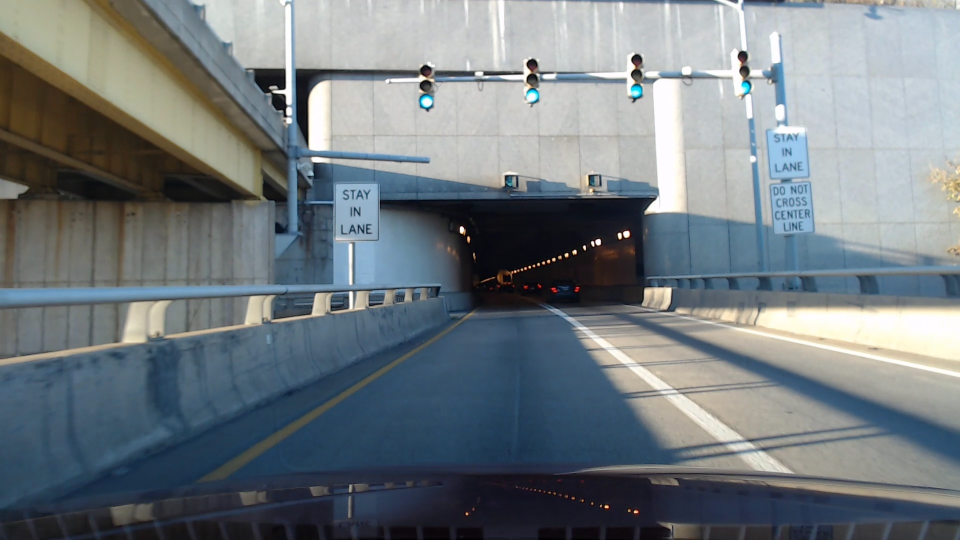
#> input picture segmentation-images-test/311.jpg, 1920 x 1080 px, found by its file name (shown at 1/2 size)
$ python lab_gui.py ../segmentation-images-test/311.jpg
#> lines starting #> are read from the running program, lines starting #| are printed output that depends on the picture; after the words box and inside, x2 and y2 are one past the last pixel; in counts of white or black regions, pixels touching at a corner belong together
import cv2
import numpy as np
import sys
import os

'''
[29 29 29]
[163 163 163]
[  0 105  51]
[106 164 177]
'''

def Lab_Segmentation(image,L_lower, L_upper, a_lower, a_upper, b_lower, b_upper):
    lowerRange= np.array([L_lower, a_lower, b_lower] , dtype="uint8")
    upperRange= np.array([L_upper, a_upper, b_upper], dtype="uint8")
    mask = image[:].copy()
    print(lowerRange)
    print(upperRange)
    # imageLab = cv2.cvtColor(image, cv2.COLOR_BGR2Lab)
    imageRange = cv2.inRange(image,lowerRange, upperRange)

    mask[:,:,0] = imageRange
    mask[:,:,1] = imageRange
    mask[:,:,2] = imageRange

    kernel = cv2.getStructuringElement(cv2.MORPH_ELLIPSE, (5, 5))
    closing = cv2.morphologyEx(mask, cv2.MORPH_CLOSE, kernel)
    faceLab = cv2.bitwise_and(image,mask)

    return faceLab

def nothing(x):
    pass

def main(argv):

    image = cv2.imread('images/311.jpg')
#> image is the input picture: shape (1080, 1920, 3); mean B, G, R 127.3, 122.3, 114

    scale_percent = 50
    width = int(image.shape[1] * scale_percent / 100)
#> width = 960
    height = int(image.shape[0] * scale_percent / 100)
#> height = 540
    dim = (width, height)
#> dim = (960, 540)
    image = cv2.resize(image, dim)
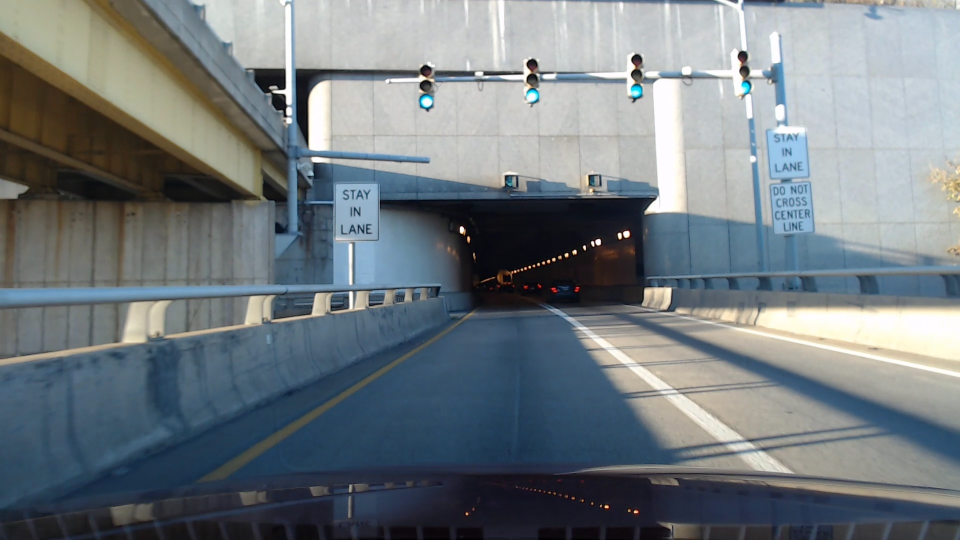
#> image: shape (540, 960, 3); mean B, G, R 127.5, 122.5, 114.1

    lab_image = cv2.cvtColor(image, cv2.COLOR_BGR2LAB)
#> lab_image: shape (540, 960, 3); mean of channels 0, 1, 2 126.8, 126.9, 124
    cv2.namedWindow("Output")

    cv2.createTrackbar("L_lower", "Output", 0,255,nothing )
#> slider 'L_lower' is set to 51
    cv2.createTrackbar("L_upper", "Output", 0,255,nothing )
#> slider 'L_upper' is set to 255

    cv2.createTrackbar("a_lower", "Output", 0,255,nothing )
#> slider 'a_lower' is set to 51
    cv2.createTrackbar("a_upper", "Output", 0,255,nothing )
#> slider 'a_upper' is set to 255

    cv2.createTrackbar("b_lower", "Output", 0,255,nothing )
#> slider 'b_lower' is set to 51
    cv2.createTrackbar("b_upper", "Output", 0,255,nothing )
#> slider 'b_upper' is set to 255


    while(True):
        # Get the user params

        L_lower = cv2.getTrackbarPos("L_lower", "Output")
        L_upper = cv2.getTrackbarPos("L_upper", "Output")

        a_lower = cv2.getTrackbarPos("a_lower", "Output")
        a_upper = cv2.getTrackbarPos("a_upper", "Output")

        b_lower = cv2.getTrackbarPos("b_lower", "Output")
        b_upper = cv2.getTrackbarPos("b_upper", "Output")


        segmented_lab = Lab_Segmentation(lab_image, L_lower, L_upper, a_lower, a_upper, b_lower, b_upper)
#> in Lab_Segmentation, `imageRange = cv2.inRange(image,lowerRange, upperRange)`:
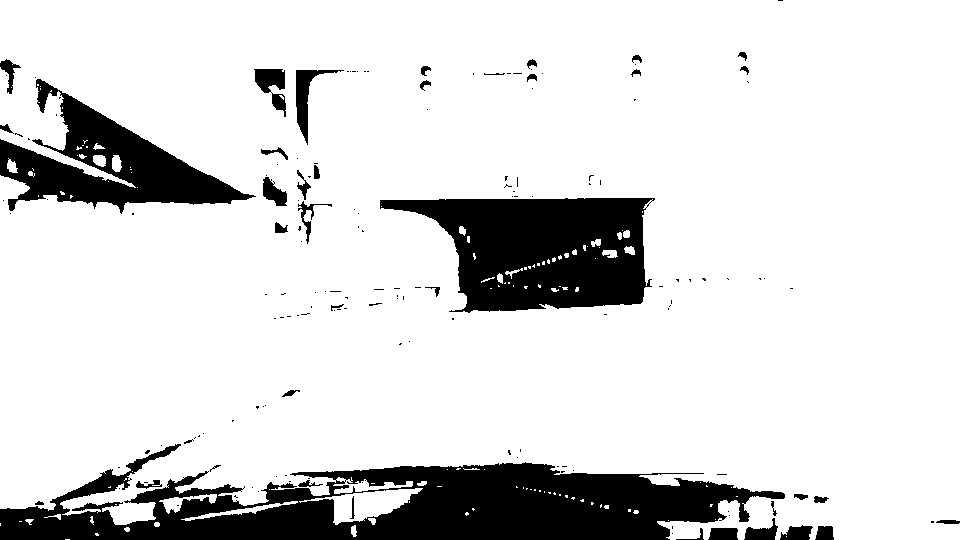
#> imageRange: shape (540, 960); 85.1% white; 160 black regions (120 under 20 px), largest, box (x1, y1, x2, y2) and area: (0, 444, 785, 540) 37558, (380, 198, 655, 313) 20938, (0, 79, 256, 214) 12753
#> in Lab_Segmentation, `mask[:,:,0] = imageRange`: mask: shape (540, 960, 3); mean of channels 0, 1, 2 217, 126.9, 124
#> in Lab_Segmentation, `mask[:,:,1] = imageRange`: mask: shape (540, 960, 3); mean of channels 0, 1, 2 217, 217, 124
#> in Lab_Segmentation, `mask[:,:,2] = imageRange`: mask: shape (540, 960, 3); mean of channels 0, 1, 2 217, 217, 217
#> in Lab_Segmentation, `closing = cv2.morphologyEx(mask, cv2.MORPH_CLOSE, kernel)`: closing: shape (540, 960, 3); mean of channels 0, 1, 2 218.8, 218.8, 218.8
#> in Lab_Segmentation, `faceLab = cv2.bitwise_and(image,mask)`: faceLab: shape (540, 960, 3); mean of channels 0, 1, 2 122.7, 107.5, 105.6
        # Display the image
        cv2.imshow("Output", segmented_lab)
        if cv2.waitKey(1) & 0xFF == ord('q'):
#> (key q is pressed here)
            break

    cv2.destroyAllWindows()
    # Print the user params


if __name__ == '__main__':
    main(sys.argv[1:])


# image = cv2.GaussianBlur(image,(5,5),0)

# edges = cv2.Canny(gray, 50, 200)
# cv2.imwrite('pitt_lab.jpeg', image)

$ run again, with segmentation-images-test/313.jpg copied over segmentation-images-test/311.jpg
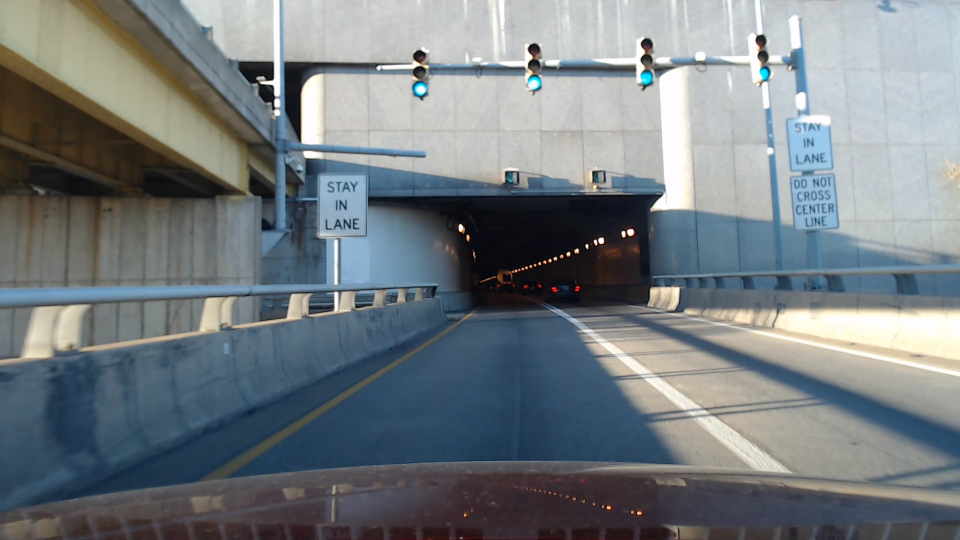
#> input picture segmentation-images-test/313.jpg, 1920 x 1080 px, found by its file name (shown at 1/2 size)
#> in main, image is the input picture: shape (1080, 1920, 3); mean B, G, R 128.6, 124.3, 116.9
#> in main, `image = cv2.resize(image, dim)`:
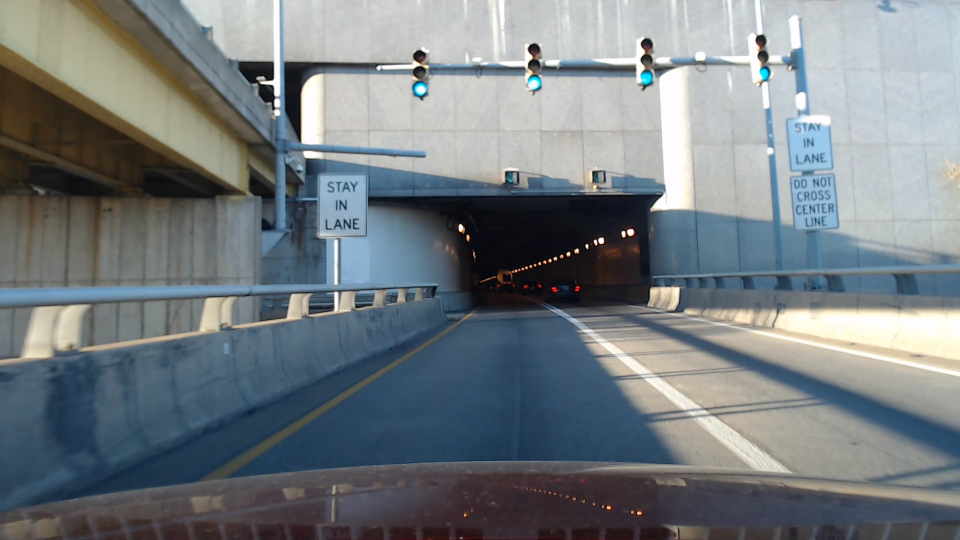
#> image: shape (540, 960, 3); mean B, G, R 128.7, 124.5, 117
#> lab_image: shape (540, 960, 3); mean of channels 0, 1, 2 129.3, 127, 124.7
#> in Lab_Segmentation, `imageRange = cv2.inRange(image,lowerRange, upperRange)`:
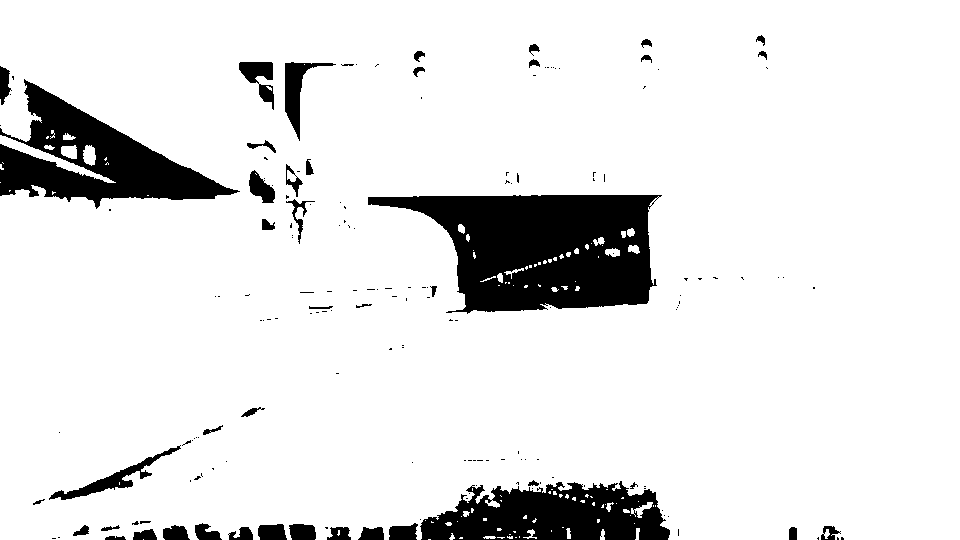
#> imageRange: shape (540, 960); 89.5% white; 171 black regions (126 under 20 px), largest, box (x1, y1, x2, y2) and area: (368, 195, 662, 314) 22518, (0, 79, 240, 209) 12486, (420, 481, 670, 540) 10318
#> closing: shape (540, 960, 3); mean of channels 0, 1, 2 229.6, 229.6, 229.6
#> faceLab: shape (540, 960, 3); mean of channels 0, 1, 2 126.3, 113.2, 111.3
